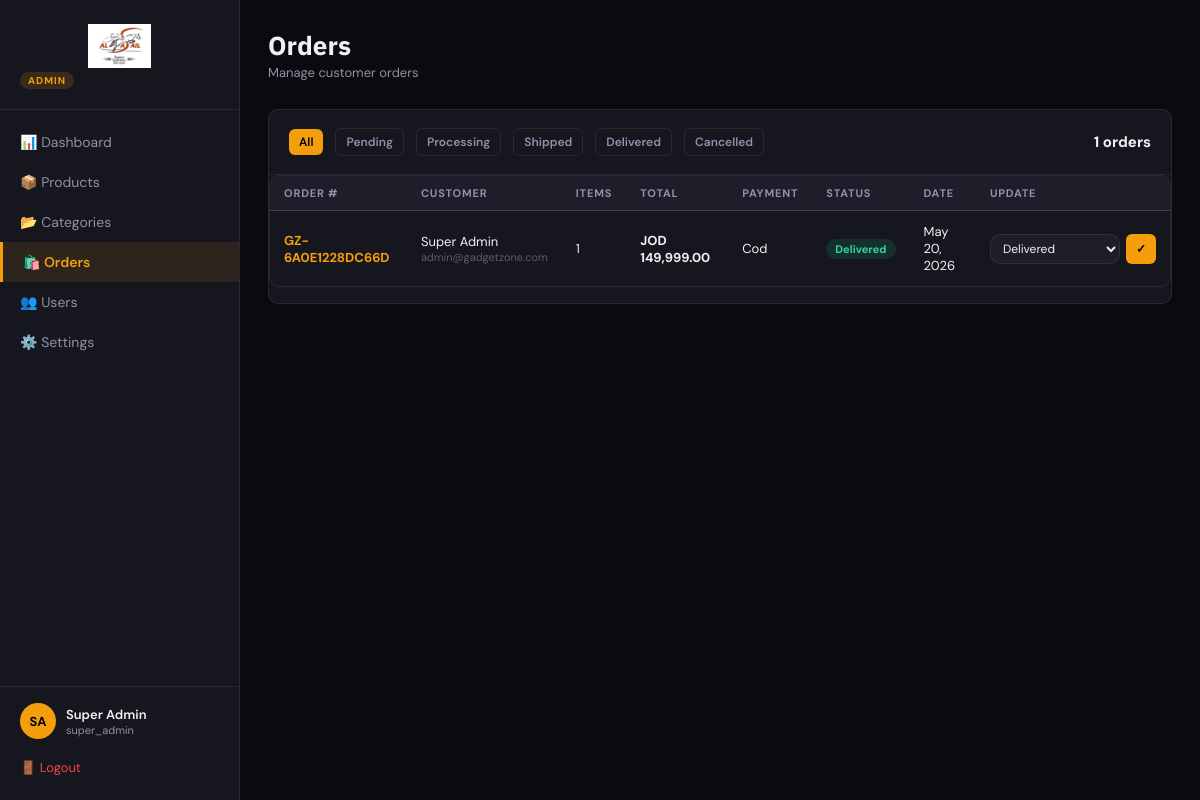
The app's page /admin/orders.php (signed in), older data.
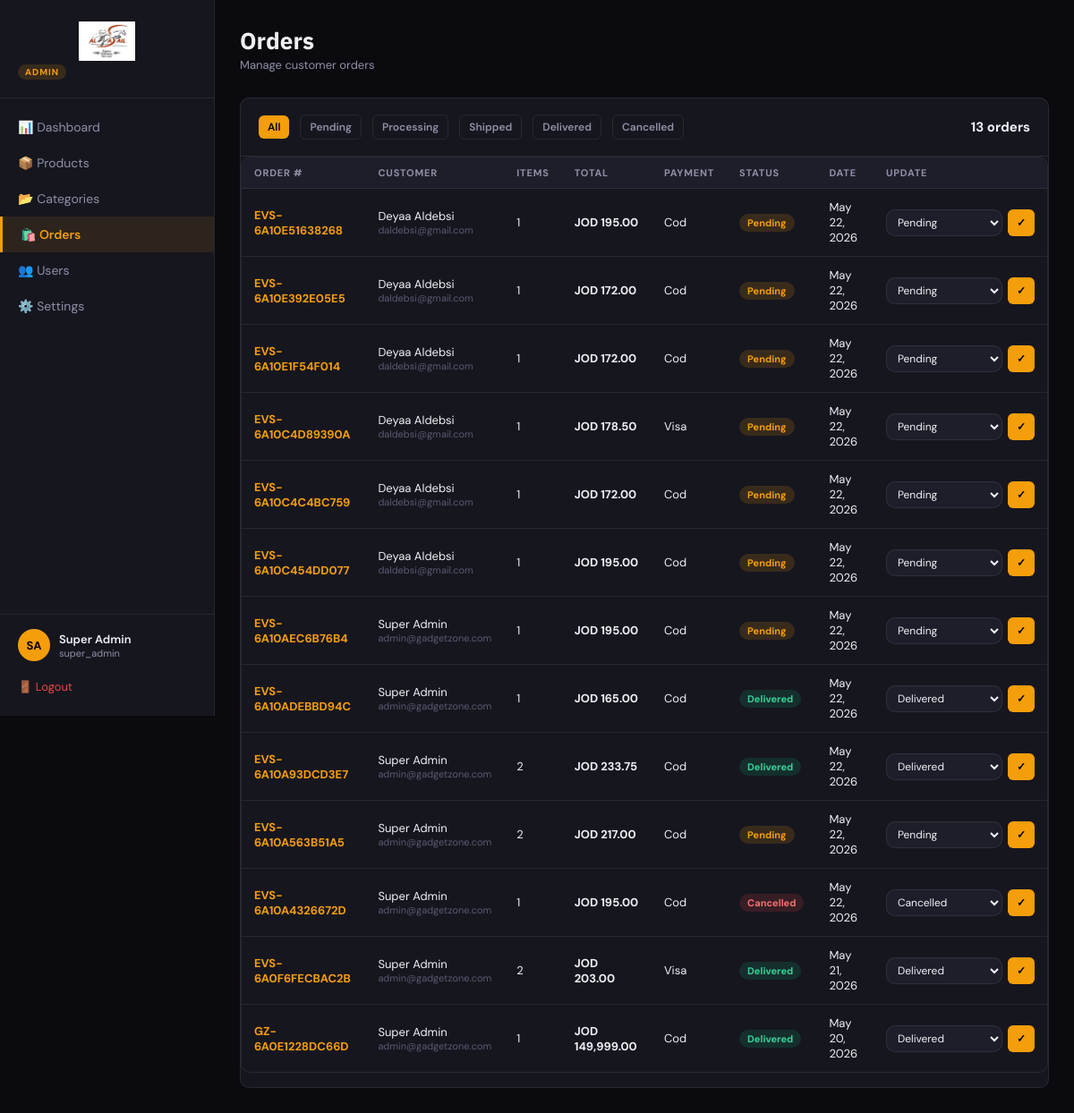
The same page, newer data.
### tables this page shows
CREATE TABLE `users` (
  `id` int(11) NOT NULL AUTO_INCREMENT,
  `first_name` varchar(80) NOT NULL,
  `last_name` varchar(80) NOT NULL,
  `email` varchar(150) NOT NULL,
  `password` varchar(255) NOT NULL,
  `phone` varchar(20) DEFAULT NULL,
  `address` text DEFAULT NULL,
  `city` varchar(100) DEFAULT NULL,
  `avatar` varchar(255) DEFAULT NULL,
  `google_id` varchar(255) DEFAULT NULL,
  `reset_token` varchar(255) DEFAULT NULL,
  `token_expires` datetime DEFAULT NULL,
  `role` enum('member','admin','super_admin') DEFAULT 'member',
  `created_at` timestamp NOT NULL DEFAULT current_timestamp(),
  PRIMARY KEY (`id`),
  UNIQUE KEY `email` (`email`),
  UNIQUE KEY `google_id` (`google_id`),
  UNIQUE KEY `reset_token` (`reset_token`)
);

CREATE TABLE `orders` (
  `id` int(11) NOT NULL AUTO_INCREMENT,
  `user_id` int(11) DEFAULT NULL,
  `order_number` varchar(60) NOT NULL,
  `total_amount` decimal(10,2) NOT NULL,
  `status` enum('pending','processing','shipped','delivered','cancelled') DEFAULT 'pending',
  `payment_method` varchar(40) NOT NULL,
  `shipping_address` text NOT NULL,
  `notes` text DEFAULT NULL,
  `created_at` timestamp NOT NULL DEFAULT current_timestamp(),
  PRIMARY KEY (`id`),
  UNIQUE KEY `order_number` (`order_number`),
  KEY `user_id` (`user_id`),
  CONSTRAINT `orders_ibfk_1` FOREIGN KEY (`user_id`) REFERENCES `users` (`id`) ON DELETE SET NULL
);

### includes/functions.php (called while the page is built, shortened)
<?php
require_once __DIR__ . '/db.php';
require_once __DIR__ . '/currency.php';
function isLoggedIn(): bool {
    return !empty($_SESSION['user_id']);
}
function getCurrentUser(): ?array {
    global $conn;
    $id = (int)$_SESSION['user_id'];
    $r = $conn->query("SELECT * FROM users WHERE id=$id");
    return $r && $r->num_rows ? $r->fetch_assoc() : null;
}

### includes/currency.php (called while the page is built, shortened)
<?php
function getActiveCurrency(): array {
    global $conn;
    if (!empty($_SESSION['active_currency_data']) && isset($_SESSION['active_currency_data']['code'])) {
        $code = $_SESSION['active_currency_data']['code'];
        if (isset(CURRENCIES[$code])) {
            $cur = CURRENCIES[$code];
            $cur['code'] = $code;
            return $cur;
        }
    }
    $res = $conn->query("SELECT setting_value FROM settings WHERE setting_key='active_currency'");
    $code = ($res && $res->num_rows) ? $res->fetch_assoc()['setting_value'] : 'JOD';
    $cur = CURRENCIES[$code] ?? CURRENCIES['JOD'];
    $cur['code'] = $code;
    return $cur;
}
function formatPrice(float $amount): string {
    $cur = getActiveCurrency();
    $converted = $amount * $cur['rate'];
    return $cur['symbol'] . number_format($converted, 2);
}

### admin/orders.php (the view, shortened to what this page needs)
<?php
require_once __DIR__ . '/layout.php';
$statusFilter = $_GET['status'] ?? '';
$where = $statusFilter ? "WHERE o.status='".($conn->real_escape_string($statusFilter))."'" : '';
$orders = $conn->query("SELECT o.*, u.first_name, u.last_name, u.email,
    (SELECT COUNT(*) FROM order_items oi WHERE oi.order_id=o.id) AS item_count
    FROM orders o LEFT JOIN users u ON u.id=o.user_id $where ORDER BY o.created_at DESC");
$statuses = ['pending','processing','shipped','delivered','cancelled'];
?>
<div class="admin-header">
    <div>
        <div class="admin-title">Orders</div>
        <div class="admin-subtitle">Manage customer orders</div>
    </div>
</div>
<div class="admin-card">
    <div class="admin-card-header">
        <div class="filter-bar">
            <a href="/GadgetZone/admin/orders.php" class="btn-admin btn-admin-sm <?= !$statusFilter?'btn-admin-primary':'btn-admin-outline' ?>">All</a>
            <?php foreach ($statuses as $s): ?>
            <a href="?status=<?= $s ?>" class="btn-admin btn-admin-sm <?= $statusFilter===$s?'btn-admin-primary':'btn-admin-outline' ?>"><?= ucfirst($s) ?></a>
            <?php endforeach; ?>
        </div>
        <div class="admin-card-title"><?= $orders->num_rows ?> orders</div>
    </div>
    <div class="table-responsive">
        <table class="data-table">
            <thead>
                <tr><th>Order #</th><th>Customer</th><th>Items</th><th>Total</th><th>Payment</th><th>Status</th><th>Date</th><th>Update</th></tr>
            </thead>
            <tbody>
            <?php while ($o = $orders->fetch_assoc()): ?>
            <tr>
                <td><span style="color:var(--accent);font-weight:700"><?= htmlspecialchars($o['order_number']) ?></span></td>
                <td>
                    <?php if ($o['first_name']): ?>
                    <div><?= htmlspecialchars($o['first_name'].' '.$o['last_name']) ?></div>
                    <div style="font-size:11px;color:var(--text3)"><?= htmlspecialchars($o['email']) ?></div>
                    <?php else: ?><span style="color:var(--text3)">Guest</span><?php endif; ?>
                </td>
                <td><?= $o['item_count'] ?></td>
                <td><strong><?= formatPrice($o['total_amount']) ?></strong></td>
                <td><?= htmlspecialchars(ucfirst($o['payment_method'])) ?></td>
                <td><span class="badge badge-<?= $o['status'] ?>"><?= ucfirst($o['status']) ?></span></td>
                <td><?= date('M j, Y', strtotime($o['created_at'])) ?></td>
                <td>
                    <form method="POST" style="display:flex;gap:6px">
                        <select name="status" class="form-select" style="padding:5px 8px;font-size:12px;width:130px">
                            <?php foreach ($statuses as $s): ?>
                            <option value="<?= $s ?>" <?= $o['status']===$s?'selected':'' ?>><?= ucfirst($s) ?></option>
                            <?php endforeach; ?>
                        </select>
                        <button type="submit" class="btn-admin btn-admin-sm btn-admin-primary">✓</button>
                    </form>
                </td>
            </tr>
            <?php endwhile; ?>
            </tbody>
        </table>
    </div>
</div>
<?php require_once __DIR__ . '/footer.php'; ?>

### admin/layout.php (shortened to what this page needs)
<?php
require_once __DIR__ . '/../includes/functions.php';
$adminUser = getCurrentUser();
$adminPage = basename($_SERVER['PHP_SELF'], '.php');
?>
<!DOCTYPE html>
<html lang="en">
<head>
    <link rel="stylesheet" href="/GadgetZone/admin/admin.css">
</head>
<body class="admin-body">
<div class="admin-layout">
    <aside class="admin-sidebar">
        <div class="admin-logo">
            <a href="/GadgetZone/index.php">
                <img src="/GadgetZone/assets/images/logo.png" alt="Al Asail Equine" style="height:44px;object-fit:contain;display:block;margin:0 auto;">
            </a>
            <div class="admin-badge">Admin</div>
        </div>
        <nav class="admin-nav">
            <a href="/GadgetZone/admin/index.php"      class="<?= $adminPage==='index'?'active':'' ?>">📊 Dashboard</a>
            <a href="/GadgetZone/admin/products.php"   class="<?= $adminPage==='products'?'active':'' ?>">📦 Products</a>
            <a href="/GadgetZone/admin/categories.php" class="<?= $adminPage==='categories'?'active':'' ?>">📂 Categories</a>
            <a href="/GadgetZone/admin/orders.php"     class="<?= $adminPage==='orders'?'active':'' ?>">🛍️ Orders</a>
            <a href="/GadgetZone/admin/users.php"      class="<?= $adminPage==='users'?'active':'' ?>">👥 Users</a>
            <a href="/GadgetZone/admin/settings.php"   class="<?= $adminPage==='settings'?'active':'' ?>">⚙️ Settings</a>
        </nav>
        <div class="admin-sidebar-footer">
            <div class="admin-user-info">
                <div class="admin-avatar"><?= strtoupper(substr($adminUser['first_name'],0,1).substr($adminUser['last_name'],0,1)) ?></div>
                <div>
                    <div style="font-size:13px;font-weight:600"><?= htmlspecialchars($adminUser['first_name'].' '.$adminUser['last_name']) ?></div>
                    <div style="font-size:11px;color:#9090a8"><?= htmlspecialchars($adminUser['role']) ?></div>
                </div>
            </div>
            <a href="/GadgetZone/pages/logout.php" class="admin-logout">🚪 Logout</a>
        </div>
    </aside>
    <main class="admin-main">

### admin/footer.php (shortened to what this page needs)
    </main>
</div>
</body>
</html>

### admin/admin.css (style rules this page uses)
:root { --accent: #f59e0b; --bg: #0a0a0f; --surface: #16161f; --surface2: #1e1e2a; --border: rgba(255,255,255,0.08); --text: #f0f0f5; --text2: #9090a8; --text3: #5a5a72; --r: 10px; --font-h: 'IBM Plex Sans', sans-serif; --font-b: 'DM Sans', sans-serif; }
*, *::before, *::after { box-sizing: border-box; margin: 0; padding: 0; }
body { background: var(--bg); color: var(--text); font-family: var(--font-b); font-size: 14px; }
a { color: inherit; text-decoration: none; }
.admin-layout { display: grid; grid-template-columns: 240px 1fr; min-height: 100vh; }
.admin-sidebar { background: var(--surface); border-right: 1px solid var(--border); display: flex; flex-direction: column; position: sticky; top: 0; height: 100vh; overflow-y: auto; }
.admin-logo { padding: 24px 20px 20px; border-bottom: 1px solid var(--border); }
.admin-logo a { font-family: var(--font-h); font-size: 18px; font-weight: 800; display:flex; align-items:center; gap:8px; }
.admin-badge { display: inline-block; background: rgba(245,158,11,0.15); color: var(--accent); font-size: 10px; font-weight: 700; padding: 2px 8px; border-radius: 20px; margin-top: 4px; letter-spacing: 1px; text-transform: uppercase; }
.admin-nav { padding: 12px 0; flex: 1; }
.admin-nav a { display: flex; align-items: center; gap: 10px; padding: 11px 20px; font-size: 14px; color: var(--text2); transition: all 0.2s; }
.admin-nav a.active { background: rgba(245,158,11,0.1); color: var(--accent); border-left: 3px solid var(--accent); font-weight: 600; }
.admin-sidebar-footer { padding: 16px 20px; border-top: 1px solid var(--border); }
.admin-user-info { display: flex; align-items: center; gap: 10px; margin-bottom: 12px; }
.admin-avatar { width: 36px; height: 36px; border-radius: 50%; background: var(--accent); color: #000; display: flex; align-items: center; justify-content: center; font-size: 13px; font-weight: 700; flex-shrink: 0; }
.admin-logout { display: block; font-size: 13px; color: #ef4444; padding: 8px 0; }
.admin-main { padding: 28px; overflow: auto; }
.admin-header { display: flex; align-items: center; justify-content: space-between; margin-bottom: 28px; }
.admin-title { font-family: var(--font-h); font-size: 26px; font-weight: 800; }
.admin-subtitle { font-size: 13px; color: var(--text2); margin-top: 2px; }
.admin-card { background: var(--surface); border: 1px solid var(--border); border-radius: var(--r); margin-bottom: 24px; overflow: hidden; }
.admin-card-header { display: flex; align-items: center; justify-content: space-between; padding: 18px 20px; border-bottom: 1px solid var(--border); }
.admin-card-title { font-weight: 700; font-size: 15px; }
.data-table { width: 100%; border-collapse: collapse; }
.data-table th { text-align: left; padding: 10px 14px; font-size: 11px; font-weight: 700; text-transform: uppercase; letter-spacing: 0.8px; color: var(--text2); border-bottom: 1px solid var(--border); background: var(--surface2); }
.data-table td { padding: 12px 14px; border-bottom: 1px solid var(--border); font-size: 13px; vertical-align: middle; }
.data-table tr:last-child td { border-bottom: none; }
.btn-admin { display: inline-flex; align-items: center; gap: 6px; padding: 8px 16px; border-radius: var(--r); font-size: 13px; font-weight: 600; cursor: pointer; border: none; transition: all 0.2s; font-family: var(--font-b); }
.btn-admin-primary { background: var(--accent); color: #000; }
.btn-admin-sm { padding: 5px 10px; font-size: 12px; border-radius: 6px; }
.btn-admin-outline { background: transparent; border: 1px solid var(--border); color: var(--text2); }
.badge { display: inline-block; padding: 3px 9px; border-radius: 20px; font-size: 11px; font-weight: 700; }
.badge-pending { background: rgba(245,158,11,0.15); color: var(--accent); }
.badge-delivered { background: rgba(16,185,129,0.15); color: #34d399; }
.badge-cancelled { background: rgba(239,68,68,0.15); color: #f87171; }
.form-input, .form-select, .form-textarea { width: 100%; background: var(--surface2); border: 1px solid var(--border); color: var(--text); padding: 10px 13px; border-radius: var(--r); font-size: 13px; font-family: var(--font-b); transition: border-color 0.2s; }
.form-select { cursor: pointer; }
.filter-bar { display: flex; align-items: center; gap: 12px; flex-wrap: wrap; }
.table-responsive { width: 100%; overflow-x: auto; -webkit-overflow-scrolling: touch; border-radius: var(--r); border: 1px solid var(--border); margin-bottom: 1rem; }
.table-responsive .data-table { min-width: 800px; }

Row changes from the older to the newer data that the page shows:
added orders: order_number "EVS-6A10E51638268", user.last_name "Deyaa Aldebsi", user.email "daldebsi@gmail.com", item_count "1", total_amount "JOD 195.00", payment_method "Cod", status "Pending", created_at "May 22, 2026"
added orders: order_number "EVS-6A10E392E05E5", user.last_name "Deyaa Aldebsi", user.email "daldebsi@gmail.com", item_count "1", total_amount "JOD 172.00", payment_method "Cod", status "Pending", created_at "May 22, 2026"
added orders: order_number "EVS-6A10E1F54F014", user.last_name "Deyaa Aldebsi", user.email "daldebsi@gmail.com", item_count "1", total_amount "JOD 172.00", payment_method "Cod", status "Pending", created_at "May 22, 2026"
added orders: order_number "EVS-6A10C4D89390A", user.last_name "Deyaa Aldebsi", user.email "daldebsi@gmail.com", item_count "1", total_amount "JOD 178.50", payment_method "Visa", status "Pending", created_at "May 22, 2026"
added orders: order_number "EVS-6A10C4C4BC759", user.last_name "Deyaa Aldebsi", user.email "daldebsi@gmail.com", item_count "1", total_amount "JOD 172.00", payment_method "Cod", status "Pending", created_at "May 22, 2026"
added orders: order_number "EVS-6A10C454DD077", user.last_name "Deyaa Aldebsi", user.email "daldebsi@gmail.com", item_count "1", total_amount "JOD 195.00", payment_method "Cod", status "Pending", created_at "May 22, 2026"
added orders: order_number "EVS-6A10AEC6B76B4", user.last_name "Super Admin", user.email "admin@gadgetzone.com", item_count "1", total_amount "JOD 195.00", payment_method "Cod", status "Pending", created_at "May 22, 2026"
added orders: order_number "EVS-6A10ADEBBD94C", user.last_name "Super Admin", user.email "admin@gadgetzone.com", item_count "1", total_amount "JOD 165.00", payment_method "Cod", status "Delivered", created_at "May 22, 2026"
added orders: order_number "EVS-6A10A93DCD3E7", user.last_name "Super Admin", user.email "admin@gadgetzone.com", item_count "2", total_amount "JOD 233.75", payment_method "Cod", status "Delivered", created_at "May 22, 2026"
added orders: order_number "EVS-6A10A563B51A5", user.last_name "Super Admin", user.email "admin@gadgetzone.com", item_count "2", total_amount "JOD 217.00", payment_method "Cod", status "Pending", created_at "May 22, 2026"
added orders: order_number "EVS-6A10A4326672D", user.last_name "Super Admin", user.email "admin@gadgetzone.com", item_count "1", total_amount "JOD 195.00", payment_method "Cod", status "Cancelled", created_at "May 22, 2026"
added orders: order_number "EVS-6A0F6FECBAC2B", user.last_name "Super Admin", user.email "admin@gadgetzone.com", item_count "2", total_amount "JOD 203.00", payment_method "Visa", status "Delivered", created_at "May 21, 2026"
Text that changed along with them:
$orders->num_rows: "1" → "13"
